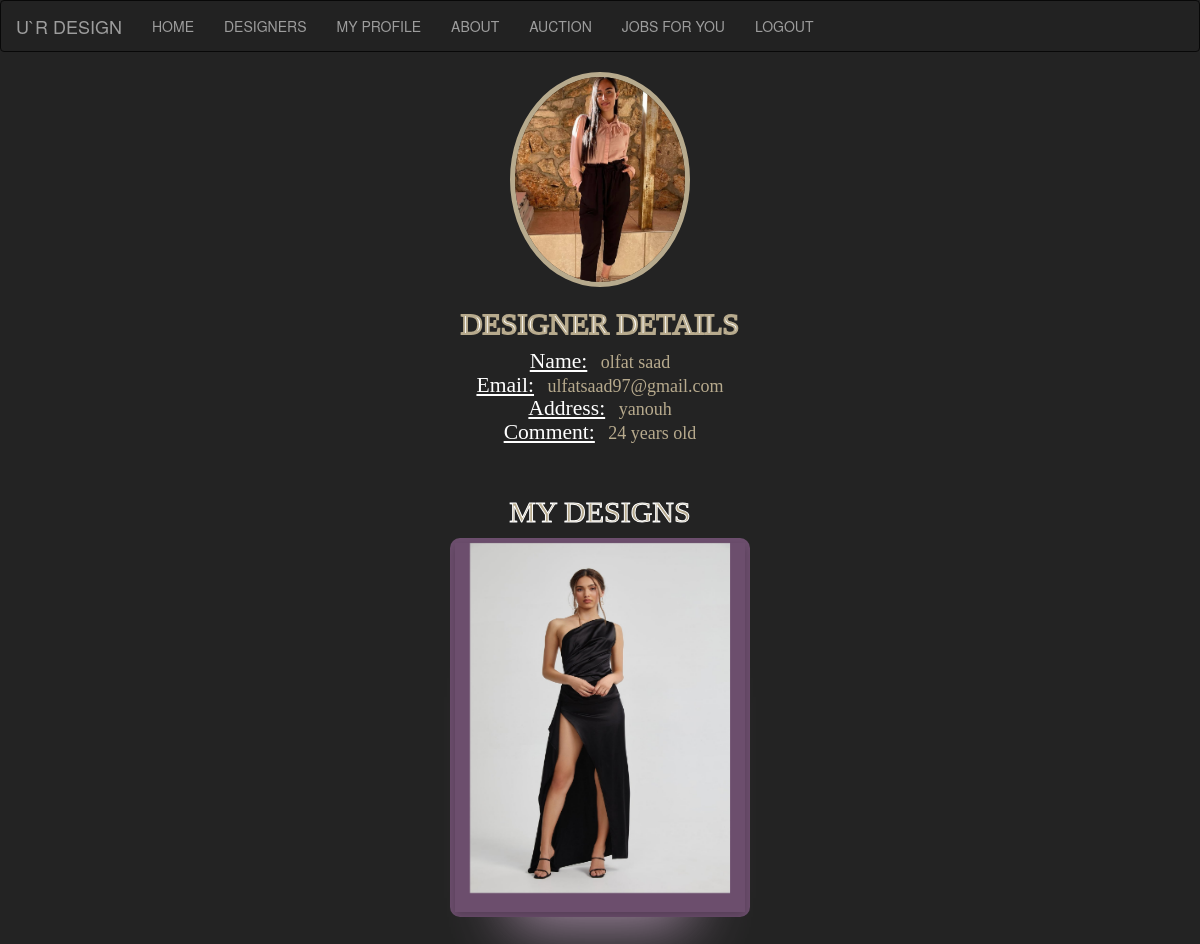
Screenshot of /auction2.php (signed in) with the database file from the repository.
### tables this page shows
CREATE TABLE IF NOT EXISTS `registeration` (
  `id` int(11) NOT NULL AUTO_INCREMENT,
  `fullname` varchar(50) NOT NULL,
  `email` varchar(50) NOT NULL,
  `password` varchar(30) NOT NULL,
  `address` varchar(20) NOT NULL,
  `comment` varchar(50) NOT NULL,
  `gender` varchar(10) NOT NULL,
  `image` text NOT NULL,
  PRIMARY KEY (`id`)
);

CREATE TABLE IF NOT EXISTS `addtoauction` (
  `auctionCode` int(11) NOT NULL AUTO_INCREMENT,
  `id` int(11) NOT NULL,
  `img` text NOT NULL,
  `comment` text NOT NULL,
  `size` int(11) NOT NULL,
  `color` varchar(100) NOT NULL,
  `FabricType` varchar(100) NOT NULL,
  `style` varchar(100) NOT NULL,
  `StartingPrice` int(100) NOT NULL,
  `messageStatus` text NOT NULL,
  `day` timestamp NOT NULL DEFAULT current_timestamp() ON UPDATE current_timestamp(),
  PRIMARY KEY (`auctionCode`),
  KEY `id` (`id`)
);

### auction2.php (the view, shortened to what this page needs)
<?php
	include "connection.php";
?>
<html>
<head>
	<link rel="stylesheet" href="https://unpkg.com/purecss@2.0.6/build/pure-min.css">
	<link rel="stylesheet" href="https://maxcdn.bootstrapcdn.com/bootstrap/3.4.1/css/bootstrap.min.css">
</head>
<body style="background-color:#232323">
<?php
 include "navbar.php";
 ?>
		<div class="centered">
            <?php
				if($_SESSION['id']!=null)
					$id = $_SESSION['id'];
				else
					echo "Session not set yet.";
				$record = mysqli_query($con , "SELECT * FROM registeration WHERE id = '$id'");
				$data = mysqli_fetch_array($record);
			?>
			<img class="img" src="image/<?php echo $data["image"]; ?>" alt="Avatar" style="width:180px"><br>
			<h2 style= "font-family:fantasy;color: #ffffff; -webkit-text-stroke-width:2px; -webkit-text-stroke-color:#b7aa8d;">DESIGNER DETAILS</h2>
			<h4 style="font-family:fantasy; color:#b7aa8d">
				<u style="font-size:120%;color:#ffffff">Name:</u>&nbsp &nbsp<?php echo $data['fullname'];?> <br>
				<u style="font-size:120%;color:#ffffff">Email:</u>&nbsp &nbsp<?php echo $data['email'];?> <br>
				<u style="font-size:120%;color:#ffffff">Address:</u>&nbsp &nbsp<?php echo $data['address'];?> <br>
				<u style="font-size:120%;color:#ffffff">Comment:</u>&nbsp &nbsp<?php echo $data['comment'];?> <br>
			</h4>
	<br>
<div class="bg-text">
  <h2 class="f" style="color:#b7aa8d; -webkit-text-stroke-width:1px; -webkit-text-stroke-color:#ffffff">MY DESIGNS</h2>
</div></div>
<div class="container1">
	<?php
	if(isset($_SESSION['email'])){
		$id=$_SESSION['id'];
		$sql="SELECT * FROM addtoauction WHERE id= ?";
		$stmt = $con->prepare($sql);
		$stmt->bind_param("s", $id);
		$stmt->execute();
		$res = $stmt->get_result();
		 while ($res && $values=$res->fetch_assoc()){
      $auctionCode=$values['auctionCode'];
       $comment=$values['comment'];
       $size=$values['size'];
       $FabricType=$values['FabricType'];
       $style=$values['style'];
       $color=$values['color'];
       $StartingPrice=$values['StartingPrice'];
?>
<div class="card ">
    <div class="border">
		 <div class="flip-card">
       <div class="flip-card-inner">
         <div class="flip-card-front">
		 <center>
		<img class="product tumbnail thumbnail-3" width="260" height="350"
         src="image/<?php echo $values["img"]; ?>"  /></center>         </div>
         <div class="flip-card-back">
			 <br>
            <h7 class="text-center text-muted f"> <?php echo  $comment; ?></h7><br>
           <h7 class="text-center text-muted f">Design style : <?php echo $style; ?></h7><br>
           <h7 class="text-center text-muted f">Fabric Type : <?php echo $FabricType; ?></h7><br>
           <h7 class="text-center text-muted f">Design size : <?php echo $size; ?></h7><br>
           <h7 class="text-center text-muted f">Design color : <?php echo $color; ?></h7><br>
           <h7 class="text-center text-muted f">Design Starting Price : <?php echo $StartingPrice; ?></h7><br><br><br><br><br><br><br>
         <br>
         <div class="d-flex justify-content-center mx-4 mb-3 mb-lg-4">
         <?php echo '<a href="auctionChat.php?auctionChat='.$auctionCode.'" class="edit_btn" >'?>
                    <button class="btn btn-primary btn-lg" type="submit" >SEE AUCTION</button></a>
                  </div>
          </div>
       </div>
     </div>
     </div><br>
<br>
</div>
<?php }
}?>
</div>
</body>
</html>

### auction2.php (style rules this page uses)
.centered { text-align: center; }
.f { font-family:cursive ; }
.img { border-radius: 100%; border: 5px solid #b7aa8d; }
.container1 { height: 80vh; width: 80vw; max-height: 1000px; max-width: 100px; min-height: 1000px; min-width: 1000px; display: flex; justify-content: space-around; margin: 0 auto; align-items: left; }
.border { height: 369px; width: 290px; background: transparent; border-radius: 10px; transition: border 1s; position: relative; align-items: center; }
.card { height: 379px; width: 300px; background: #808080; border-radius: 10px; transition: background 0.8s; overflow: hidden; background:rgba(121, 86, 122, 0.856); box-shadow: 0 70px 63px -60px rgba(189, 160, 190, 0.856); display: flex; justify-content: center; align-items: center; position: relative; }
.flip-card { background-color: transparent; perspective: 1000px; }
.flip-card-inner { position: relative; width: 100%; height: 100%; text-align: center; transition: transform 0.6s; transform-style: preserve-3d; box-shadow: 0 4px 8px 0 rgba(0,0,0,0.2); }
.flip-card-front, .flip-card-back { position: absolute; width: 100%; height: 100%; -webkit-backface-visibility: hidden; backface-visibility: hidden; }
.flip-card-front { color: black; }
.flip-card-back { background-color:rgb(209, 209, 209); color: rgb(255, 255, 255); transform: rotateY(180deg); }

### rows the page displays
registeration: image (picture), fullname "olfat saad", email "ulfatsaad97@gmail.com", address "yanouh", comment "24 years old"
addtoauction: img (picture)
